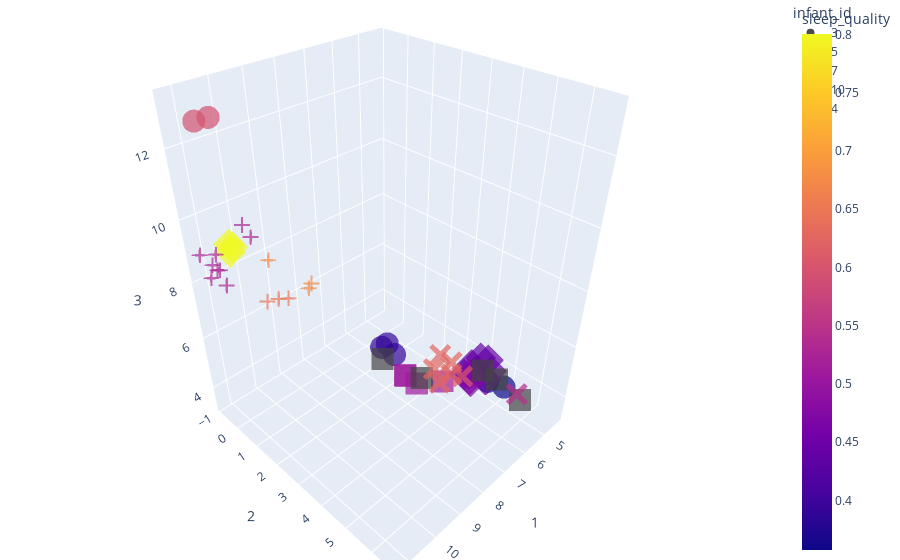

Notebook cell for this chart:
### Markdown cell above
### Sleep Quality Scores

### Code cell
fig = px.scatter_3d(umap_braycurtis_metadata_246_merged,
                    x=1,
                    y=2,
                    z=3,
                    color='sleep_quality',
                    symbol='infant_id',
                    # symbol_map={
                    # "2 months": "circle",
                    # "4 months": "cross",
                    # "6 months": "diamond"},
                    opacity=0.7)

fig.update_layout(margin=dict(l=0, r=0, b=0, t=0))
fig.show()

### Figure 1 — Plotly figure (JSON) as saved in the notebook; plotly's stock layout.template omitted (floating-point values rounded to 4 significant figures)
{"data": [{"hovertemplate": "infant_id=3<br>1=%{x}<br>2=%{y}<br>3=%{z}<br>sleep_quality=%{marker.color}<extra></extra>", "legendgroup": "3", "marker": {"color": [0.3889, 0.3889, 0.3575, 0.3575, 0.3889, 0.5951, 0.5951], "coloraxis": "coloraxis", "opacity": 0.7, "symbol": "circle"}, "mode": "markers", "name": "3", "scene": "scene", "showlegend": true, "type": "scatter3d", "x": [8.691, 8.669, 7.289, 7.483, 8.67, 11.12, 11.1], "y": [3.532, 3.998, 6.634, 6.245, 3.727, -0.09954, 0.541], "z": [6.785, 6.8, 6.466, 6.539, 7.014, 12.89, 13.16]}, {"hovertemplate": "infant_id=5<br>1=%{x}<br>2=%{y}<br>3=%{z}<br>sleep_quality=%{marker.color}<extra></extra>", "legendgroup": "5", "marker": {"color": [0.8004, 0.8004, 0.4391, 0.4391, 0.4391, 0.4391, 0.4391, 0.4391, 0.4391, 0.4719, 0.4719, 0.4719, 0.8004], "coloraxis": "coloraxis", "opacity": 0.7, "symbol": "diamond"}, "mode": "markers", "name": "5", "scene": "scene", "showlegend": true, "type": "scatter3d", "x": [10.66, 10.48, 4.601, 4.968, 4.391, 4.606, 4.308, 4.906, 4.39, 5.042, 5.448, 5.434, 10.58], "y": [-0.218, -0.5609, 3.839, 4.492, 4.288, 3.636, 4.068, 3.583, 3.817, 3.909, 4.253, 4.159, -0.1803], "z": [9.045, 9.064, 3.461, 3.714, 3.58, 3.583, 3.876, 3.325, 3.86, 3.387, 3.804, 4.048, 9.199]}, {"hovertemplate": "infant_id=7<br>1=%{x}<br>2=%{y}<br>3=%{z}<br>sleep_quality=%{marker.color}<extra></extra>", "legendgroup": "7", "marker": {"color": [NaN, NaN, NaN, 0.5102, 0.5102, 0.5102, 0.5102, NaN, NaN], "coloraxis": "coloraxis", "opacity": 0.7, "symbol": "square"}, "mode": "markers", "name": "7", "scene": "scene", "showlegend": true, "type": "scatter3d", "x": [6.178, 4.971, 4.693, 7.537, 7.696, 6.808, 7.472, 7.088, 8.393], "y": [6.514, 4.346, 4.729, 3.822, 3.508, 4.19, 3.288, 3.617, 3.256], "z": [5.123, 4.031, 3.706, 4.853, 5.049, 4.69, 4.795, 4.632, 5.999]}, {"hovertemplate": "infant_id=10<br>1=%{x}<br>2=%{y}<br>3=%{z}<br>sleep_quality=%{marker.color}<extra></extra>", "legendgroup": "10", "marker": {"color": [0.5415, 0.6268, 0.6268, 0.6268, 0.6268, 0.6268, 0.6073], "coloraxis": "coloraxis", "opacity": 0.7, "symbol": "x"}, "mode": "markers", "name": "10", "scene": "scene", "showlegend": true, "type": "scatter3d", "x": [6.411, 8.514, 8.71, 8.353, 8.412, 8.18, 8.05], "y": [6.531, 5.268, 5.641, 5.322, 5.746, 5.589, 5.837], "z": [5.516, 7.004, 6.912, 7.412, 7.47, 6.809, 6.82]}, {"hovertemplate": "infant_id=4<br>1=%{x}<br>2=%{y}<br>3=%{z}<br>sleep_quality=%{marker.color}<extra></extra>", "legendgroup": "4", "marker": {"color": [0.5307, 0.5307, 0.5307, 0.5307, 0.5307, 0.5307, 0.5307, 0.5307, 0.5307, 0.6731, 0.6731, 0.6731, 0.6488, 0.6488, 0.6488], "coloraxis": "coloraxis", "opacity": 0.7, "symbol": "cross"}, "mode": "markers", "name": "4", "scene": "scene", "showlegend": true, "type": "scatter3d", "x": [11.26, 11.1, 10.78, 11.01, 11.0, 10.84, 9.981, 10.17, 11.22, 8.92, 8.849, 9.706, 10.07, 9.841, 9.748], "y": [-0.363, -0.1224, -0.8019, -0.05844, -0.6821, -0.7333, -0.2023, -0.2446, -0.8607, 0.7922, 0.8468, 0.09379, 0.3513, 0.5879, 0.9383], "z": [8.422, 8.72, 8.751, 8.211, 8.564, 8.299, 9.228, 9.667, 8.909, 7.48, 7.638, 8.485, 7.376, 7.478, 7.634]}], "layout": {"coloraxis": {"colorbar": {"title": {"text": "sleep_quality"}}, "colorscale": [[0, "#0d0887"], [0.1111, "#46039f"], [0.2222, "#7201a8"], [0.3333, "#9c179e"], [0.4444, "#bd3786"], [0.5556, "#d8576b"], [0.6667, "#ed7953"], [0.7778, "#fb9f3a"], [0.8889, "#fdca26"], [1, "#f0f921"]]}, "legend": {"title": {"text": "infant_id"}, "tracegroupgap": 0}, "margin": {"b": 0, "l": 0, "r": 0, "t": 0}, "scene": {"domain": {"x": [0, 1], "y": [0, 1]}, "xaxis": {"title": {"text": "1"}}, "yaxis": {"title": {"text": "2"}}, "zaxis": {"title": {"text": "3"}}}}}
